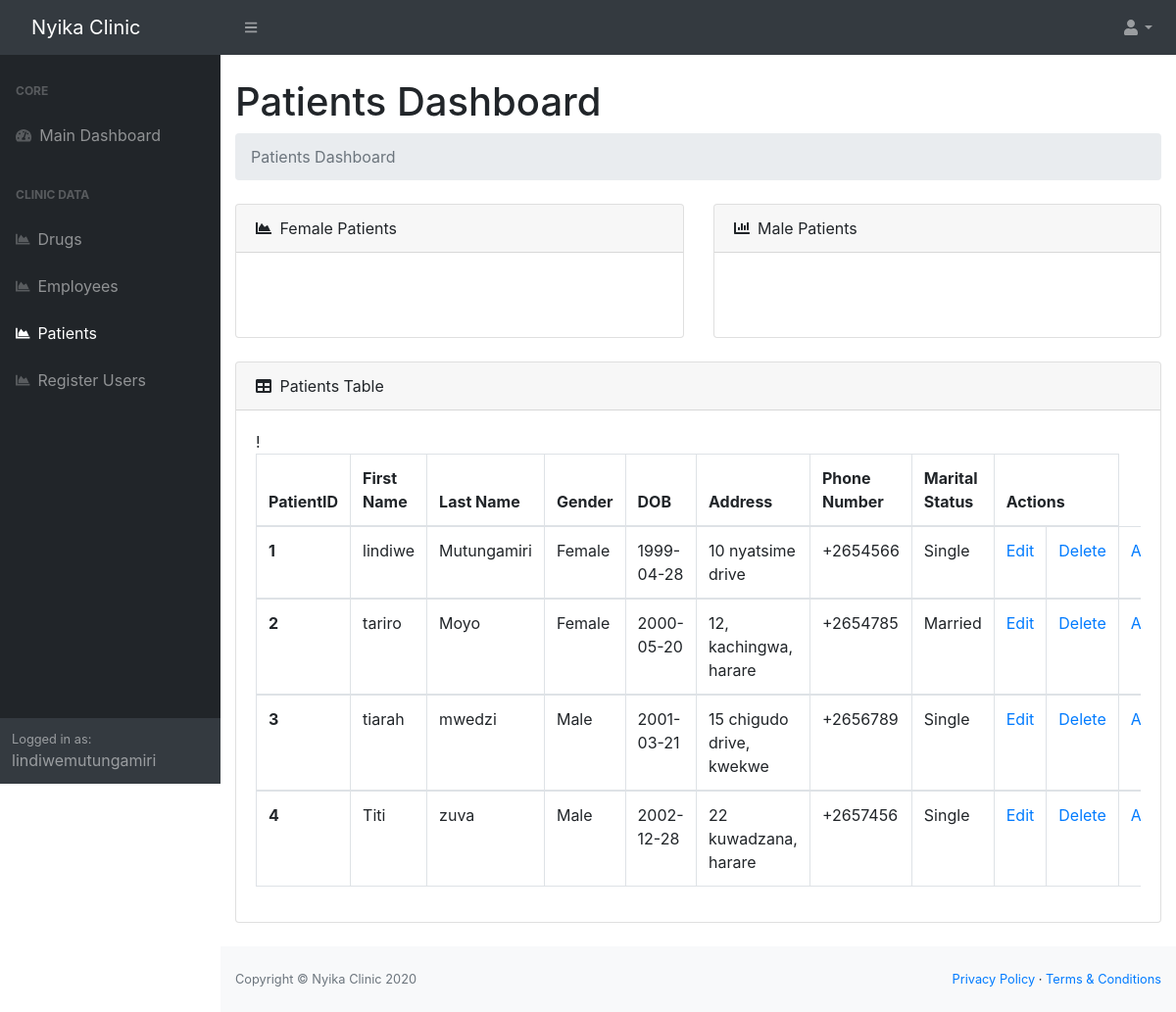
/dist/patients.php, run on the app's committed database.
### tables this page shows
CREATE TABLE `patients` (
  `PatientID` int(10) NOT NULL,
  `first_name` varchar(100) NOT NULL,
  `last_name` varchar(100) NOT NULL,
  `Gender` enum('Female','Male','','') NOT NULL,
  `DOB` date NOT NULL,
  `p_address` varchar(100) NOT NULL,
  `phone_number` varchar(80) NOT NULL,
  `marital_status` enum('Single','Married','','') NOT NULL
);

### dist/patients.php (the view, shortened to what this page needs)
<!DOCTYPE html>
<html lang="en">
<head>
    <link href="css/styles.css" rel="stylesheet" />
    <link href="vendor/bootstrap/css/bootstrap.min.css" rel="stylesheet">
    <link href="https://cdn.datatables.net/1.10.20/css/dataTables.bootstrap4.min.css" rel="stylesheet" />
    <link href="vendor/font-awesome/css/font-awesome.min.css" rel="stylesheet" type="text/css">
    <link href="vendor/datatables/dataTables.bootstrap4.css" rel="stylesheet">
</head>
<body class="sb-nav-fixed">
    <nav class="sb-topnav navbar navbar-expand navbar-dark bg-dark">
        <a class="navbar-brand" href="index.php">Nyika Clinic</a>
        <button class="btn btn-link btn-sm order-1 order-lg-0" id="sidebarToggle" href="#"><i class="fas fa-bars"></i></button>
        <ul class="navbar-nav ml-auto ml-md-0">
            <li class="nav-item dropdown">
                <a class="nav-link dropdown-toggle" id="userDropdown" href="#" role="button" data-toggle="dropdown" aria-haspopup="true" aria-expanded="false"><i class="fas fa-user fa-fw"></i></a>
            </li>
        </ul>
    </nav>
    <div id="layoutSidenav">
        <div id="layoutSidenav_nav">
            <nav class="sb-sidenav accordion sb-sidenav-dark" id="sidenavAccordion">
                <div class="sb-sidenav-menu">
                    <div class="nav">
                        <div class="sb-sidenav-menu-heading">Core</div>
                        <a class="nav-link" href="index.php">
                            <div class="sb-nav-link-icon"><i class="fas fa-tachometer-alt"></i></div>
                            Main Dashboard
                        </a>
                        <div class="sb-sidenav-menu-heading">Clinic Data</div>
                        <a class="nav-link" href="drugs.php">
                            <div class="sb-nav-link-icon"><i class="fas fa-chart-area"></i></div>
                            Drugs
                        </a>
                        <a class="nav-link" href="employees.php">
                            <div class="sb-nav-link-icon"><i class="fas fa-chart-area"></i></div>
                            Employees
                        </a>
                        <a class="nav-link" href="patients.php">
                            <div class="sb-nav-link-icon"><i class="fas fa-chart-area"></i></div>
                            Patients
                        </a>
                        <a class="nav-link" href="register_frontend.php">
                            <div class="sb-nav-link-icon"><i class="fas fa-chart-area"></i></div>
                            Register Users
                        </a>
                    </div>
                </div>
                <div class="sb-sidenav-footer">
                    <div class="small">Logged in as:</div>
                    lindiwemutungamiri
                </div>
            </nav>
        </div>
        <div id="layoutSidenav_content">
            <main>
                <div class="container-fluid">
                    <h1 class="mt-4">Patients Dashboard</h1>
                    <ol class="breadcrumb mb-4">
                        <li class="breadcrumb-item active">Patients Dashboard</li>
                    </ol>
                    <div class="row">
                        <div class="col-xl-6">
                            <div class="card mb-4">
                                <div class="card-header">
                                    <i class="fas fa-chart-area mr-1"></i>
                                    Female Patients
                                </div>
                                <div class="card-body"><canvas id="myAreaChart" width="100%" height="40"></canvas></div>
                            </div>
                        </div>
                        <div class="col-xl-6">
                            <div class="card mb-4">
                                <div class="card-header">
                                    <i class="fas fa-chart-bar mr-1"></i>
                                    Male Patients
                                </div>
                                <div class="card-body"><canvas id="myBarChart" width="100%" height="40"></canvas></div>
                            </div>
                        </div>
                    </div>
                    <div class="card mb-4">
                        <div class="card-header">
                            <i class="fas fa-table mr-1"></i>
                            Patients Table
                        </div>
                        <div class="card-body">
                            <div class="table-responsive">
                                <table class="table table-bordered" id="dataTable" width="100%" cellspacing="0">
                                    <thead>
                                        <tr>
                                            <th>PatientID</th>
                                            <th>First Name</th>
                                            <th>Last Name</th>
                                            <th>Gender</th>
                                            <th>DOB</th>
                                            <th>Address</th>
                                            <th>Phone Number</th>
                                            <th>Marital Status</th>
                                            <th colspan="2">Actions </th>
                                        </tr>
                                    </thead>
                                    <tfoot>
                                        <?php
                                        $servername = "localhost";
                                        $username = "root";
                                        $password = "";
                                        $dbname = "nyikaclinic";
                                        $conn = new mysqli($servername, $username, $password, $dbname);
                                        $sql = 'SELECT * from patients';
                                        $result = mysqli_query($conn, $sql);
                                        if (mysqli_num_rows($result) > 0) {
                                            while ($row = mysqli_fetch_assoc($result)) { ?>
                                                <tbody>
                                                    <tr>
                                                        <th>
                                                            <?php echo $row['PatientID']; ?>
                                                        </th>
                                                        <td>
                                                            <?php echo $row['first_name']; ?>
                                                        </td>
                                                        <td>
                                                            <?php echo $row['last_name']; ?>
                                                        </td>
                                                        <td>
                                                            <?php echo $row['Gender']; ?>
                                                        </td>
                                                        <td>
                                                            <?php echo $row['DOB']; ?>
                                                        </td>
                                                        <td>
                                                            <?php echo $row['p_address']; ?>
                                                        </td>
                                                        <td>
                                                            <?php echo $row['phone_number']; ?>
                                                        </td>
                                                        <td>
                                                            <?php echo $row['marital_status']; ?>
                                                        </td>
                                                        <td>
                                                            <a href="input_patients.php?edit=<?php echo $row['PatientID']; ?>" class="edit_btn">Edit</a>
                                                        </td>
                                                        <td>
                                                            <a href="input_patients.php?del=<?php echo $row['PatientID']; ?>" class="del_btn">Delete</a>
                                                        </td>
                                                        <td>
                                                            <a href="input_patients.php?save=<?php echo $row['PatientID']; ?>" class="edit_btn">Add</a>
                                                        </td>
                                                    </tr>
                                                </tbody>
                                        <?php
                                            }
                                        } else {
                                            echo '0 results';
                                        }
                                        ?>
                                </table>
                            </div>
                        </div>
                    </div>
                </div>
            </main>
            <footer class="py-4 bg-light mt-auto">
                <div class="container-fluid">
                    <div class="d-flex align-items-center justify-content-between small">
                        <div class="text-muted">Copyright &copy; Nyika Clinic 2020</div>
                        <div>
                            <a href="#">Privacy Policy</a>
                            &middot;
                            <a href="#">Terms &amp; Conditions</a>
                        </div>
                    </div>
                </div>
            </footer>
        </div>
    </div>
</body>
</html>

### data on the page
patients: PatientID "1", first_name "lindiwe", last_name "Mutungamiri", Gender "Female", DOB "1999-04-28", p_address "10 nyatsime drive", phone_number "+2654566", marital_status "Single"
patients: PatientID "2", first_name "tariro", last_name "Moyo", Gender "Female", DOB "2000-05-20", p_address "12, kachingwa, harare", phone_number "+2654785", marital_status "Married"
patients: PatientID "3", first_name "tiarah", last_name "mwedzi", Gender "Male", DOB "2001-03-21", p_address "15 chigudo drive, kwekwe", phone_number "+2656789", marital_status "Single"
patients: PatientID "4", first_name "Titi", last_name "zuva", Gender "Male", DOB "2002-12-28", p_address "22 kuwadzana, harare", phone_number "+2657456", marital_status "Single"
